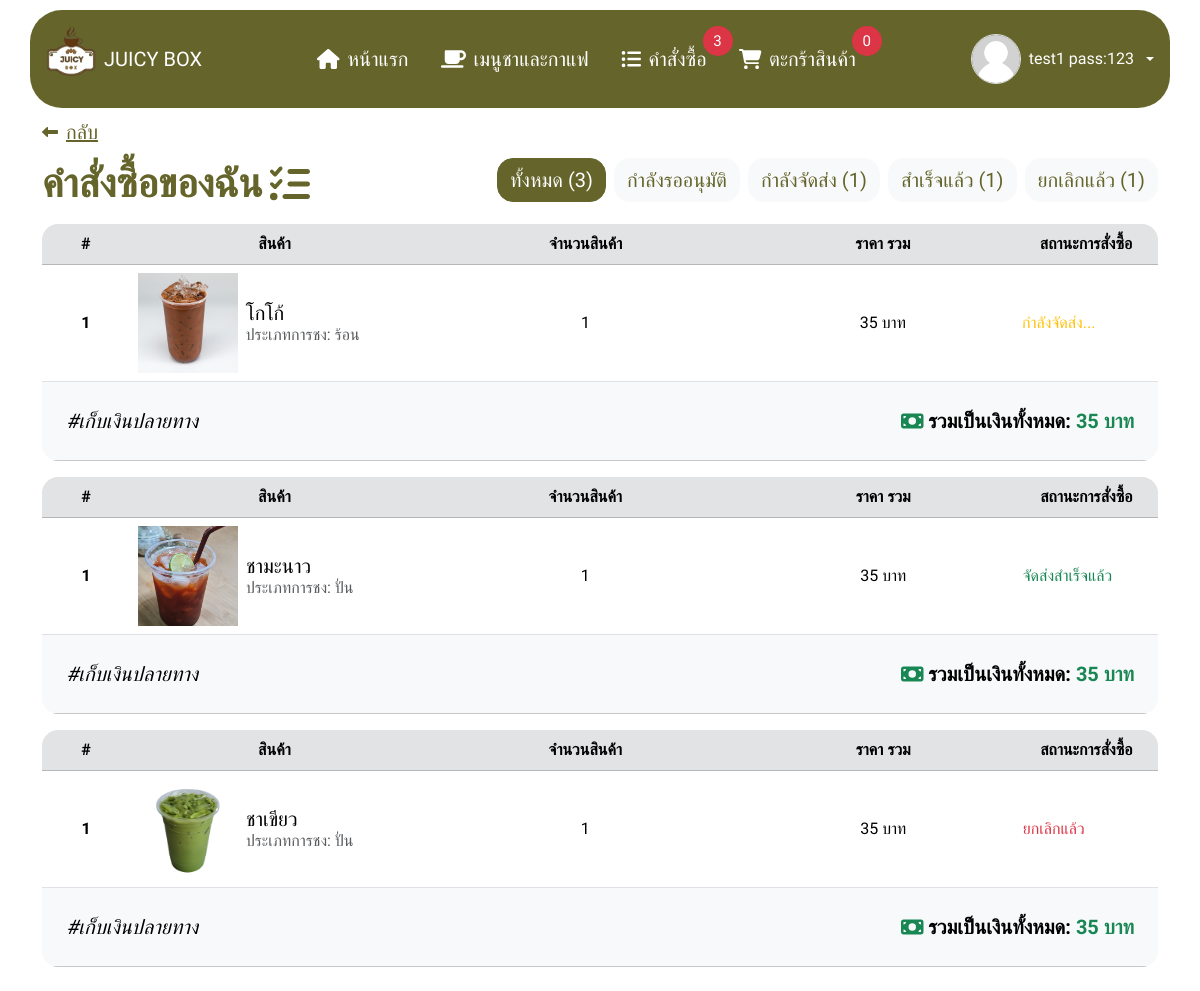
/pages/orders.php?tabs=all (signed in), run on the app's committed database.
### tables this page shows
CREATE TABLE `users` (
  `user_id` int NOT NULL,
  `firstname` varchar(150) DEFAULT NULL,
  `lastname` varchar(150) NOT NULL,
  `tel` varchar(10) DEFAULT NULL,
  `email` varchar(150) NOT NULL,
  `password` varchar(150) NOT NULL,
  `profile_image` varchar(255) NOT NULL,
  `address` varchar(255) DEFAULT NULL,
  `role` enum('user','admin') NOT NULL DEFAULT 'user',
  `created_at` timestamp NOT NULL DEFAULT CURRENT_TIMESTAMP
);

CREATE TABLE `orders` (
  `order_id` int NOT NULL,
  `oders_json` text NOT NULL,
  `user_id` int NOT NULL,
  `status` enum('waiting','delivering','canceled','successfully') NOT NULL DEFAULT 'waiting',
  `create_at` timestamp NOT NULL DEFAULT CURRENT_TIMESTAMP
);

CREATE TABLE `products` (
  `product_id` int NOT NULL,
  `name` varchar(255) NOT NULL,
  `detail` varchar(255) NOT NULL,
  `drink_type` tinytext NOT NULL,
  `price` int NOT NULL,
  `product_image` varchar(255) NOT NULL,
  `create_at` timestamp NOT NULL DEFAULT CURRENT_TIMESTAMP
);

### src/pages/orders.php (the view, shortened to what this page needs)
<?php
$user_id = isset($_SESSION["user_login"]) ? $_SESSION["user_login"] : (isset($_SESSION["admin_login"]) ? msg("ไม่สามารถไปยังหน้า Cart ได้", "warning", "../admin/") : msg("กรุณาเข้าสู่ระบบก่อน!", "warning", "./login.php"));
if ($user_id) {
    $row = sql("SELECT * FROM `users` WHERE `user_id` = ?", [$user_id])->fetch(PDO::FETCH_ASSOC);
}
?>
<!DOCTYPE html>
<html lang="en">
<head>
    <?php require_once __DIR__ . "/../lib/link.php"; ?>
</head>
<body>
    <?php require_once __DIR__ . "/../components/navbar.php"; ?>
    <div class="p-2">
        <div class="container " style="margin-top: 7rem;">
            <div class="d-flex justify-content-start">
                <a href="../" class="d-flex align-items-center text-primary gap-2">
                    <i class="fa-solid fa-left-long"></i>
                    <h5>กลับ</h5>
                </a>
            </div>
            <div class="d-flex justify-content-between align-items-center flex-wrap">
                <h4 class="d-flex align-items-center my-3 fw-semibold fs-1 text-primary">คำสั่งซื้อของฉัน <i class="fa-solid fa-list-check ms-2"></i></h4>
                <?php
                $ordersTabsName = [
                    "all",
                    "waiting",
                    "delivering",
                    "successfully",
                    "canceled",
                ];
                ?>
                <div class="d-flex justify-content-center mb-2">
                    <ul class="m-0 p-0 list-unstyled d-flex flex-row flex-wrap gap-2 justify-content-center">
                        <?php
                        foreach ($ordersTabsName as $index => $tabname) { ?>
                            <a href="/pages/orders.php?tabs=<?= $tabname; ?>" class="text-decoration-none fs-5 fw-medium btn rounded-4 <?= isset($_GET["tabs"]) && $_GET["tabs"] == $tabname ? "text-white btn-primary" : "btn-light text-primary" ?>">
                                <li>
                                    <?php
                                    $countAllOrders = sql("SELECT COUNT(*) as countAllOrders FROM `orders` WHERE `user_id` = ?", [$row["user_id"]])->fetch()["countAllOrders"];
                                    $countStatus = sql("SELECT COUNT(*) as countStatus FROM `orders` WHERE `user_id` = ? AND `status` = ?", [$row['user_id'], $tabname])->fetch()['countStatus'];
                                    echo $tabname == "all" ? "ทั้งหมด ($countAllOrders)" : ($tabname == "waiting" ? "กำลังรออนุมัติ" : ($tabname == "delivering" ? "กำลังจัดส่ง" : ($tabname == "successfully" ? "สำเร็จแล้ว" : ($tabname == "canceled" ? "ยกเลิกแล้ว" : ""))));
                                    echo $countStatus != 0 ? " ($countStatus)" : null;
                                    ?>
                                </li>
                            </a>
                        <?php } ?>
                    </ul>
                </div>
            </div>
            <?php
            $pramsTabs = isset($_GET["tabs"]) && $_GET["tabs"] != "all" ? $_GET["tabs"] . "%" : "%";
            $items = sql("SELECT * FROM `orders` WHERE user_id = ? AND status LIKE '$pramsTabs' ORDER BY `create_at` DESC", [$row['user_id']]);
            if ($items->rowCount() > 0) {
                while ($item = $items->fetch()) { ?>
                    <div class="mb-3 rounded-4 table-responsive text-nowrap">
                        <table class="table m-0">
                            <thead class="table-secondary text-center">
                                <tr>
                                    <th scope="col" style="width: 100px;">#</th>
                                    <th scope="col" style="width: 300px;">สินค้า</th>
                                    <th scope="col" style="width: 380px;">จำนวนสินค้า</th>
                                    <th scope="col" style="width: 300px;">ราคา รวม</th>
                                    <th scope="col" style="width: 150px;">สถานะการสั่งซื้อ</th>
                                </tr>
                            </thead>
                            <tbody class="text-center">
                                <?php
                                $oders_json = json_decode($item["oders_json"], true);
                                $orderItem = 1;
                                foreach ($oders_json["carts"] as $order) {
                                    $product = sql("SELECT * FROM `products` WHERE product_id = ?", [$order["product_id"]])->fetch(); ?>
                                    <tr class="align-middle">
                                        <th scope="row"><?= $orderItem; ?></th>
                                        <td>
                                            <div class="d-flex align-items-center gap-2">
                                                <img src="<?= pathImage($product["product_image"], "product_images"); ?>" width="100px" height="100px" class="object-fit-cover rounded-3">
                                                <div class="d-flex flex-column align-items-start">
                                                    <h5><?= $product["name"] ?></h5>
                                                    <h6 class="text-muted">ประเภทการชง: <?= $order["drink_type"] ?></h6>
                                                </div>
                                            </div>
                                        </td>
                                        <td>
                                            <div class="d-flex align-items-center justify-content-center">
                                                <?= $order["amount"]; ?>
                                            </div>
                                        </td>
                                        <td><?= formatNumberWithComma($product["price"] * $order["amount"]); ?> บาท</td>
                                        <td>
                                            <div class="d-flex align-items-center gap-1 <?= $item["status"] == "waiting" ? "text-primary" : ($item["status"] == "canceled" ? "text-danger" : ($item["status"] == "successfully" ? "text-success" : ($item["status"] == "delivering" ? "text-warning" : null))) ?>">
                                                <?= $item["status"] == "waiting" ? "กำลังรออนุมัติ <div class='spinner-border' style='width:20px;height:20px' role='status'></div>" : ($item["status"] == "canceled" ? "ยกเลิกแล้ว" : ($item["status"] == "successfully" ? "จัดส่งสำเร็จแล้ว" : ($item["status"] == "delivering" ? "กำลังจัดส่ง... <div class='spinner-grow' style='width:20px;height:20px' role='status'></div>" : null))) ?>
                                            </div>
                                        </td>
                                    </tr>
                                <?php $orderItem++;
                                } ?>
                            </tbody>
                            <tfoot>
                                <tr class="table-light">
                                    <th colspan="5" class="p-4 fs-5">
                                        <div class="d-flex justify-content-between">
                                            <div class="fst-italic fw-light">#เก็บเงินปลายทาง</div>
                                            <div>
                                                <i class="fa-solid fa-money-bill text-success"></i>
                                                รวมเป็นเงินทั้งหมด:
                                                <span class="text-success"><?= formatNumberWithComma($oders_json["totalPrice"]); ?> บาท</span>
                                            </div>
                                        </div>
                                    </th>
                                </tr>
                            </tfoot>
                        </table>
                    </div>
                <?php }
            } else { ?>
                <div class="d-flex justify-content-center mt-5">
                    <h4 class="text-muted">ยังไม่มีข้อมูล..</h4>
                </div>
            <?php } ?>
        </div>
    </div>
</body>
</html>

### src/components/navbar.php (shortened to what this page needs)
<nav class="w-100 position-fixed z-2">
    <div class="container d-flex p-3 align-items-center gap-2 justify-content-between flex-wrap rounded-5" id="navbar">
        <a href="/" class="text-white text-decoration-none d-flex align-items-center gap-2">
            <img src="<?= pathImage("logo.png", "web") ?>" width="50px" height="50px" class="object-fit-cover mb-3">
            <h5>JUICY BOX</h5>
        </a>
        <?php if (isset($_SESSION["user_login"])) {
        ?>
            <div class="dropdown ms-auto">
                <div class="d-flex gap-2 align-items-center dropdown-toggle text-white cursor-pointer" data-bs-toggle="dropdown">
                    <img src="<?= pathImage($row["profile_image"]) ?>" width="50px" height="50px" class="rounded-circle border">
                    <div class="fs-6">
                        <?= $row["firstname"] ?> <?= $row["lastname"] ?>
                    </div>
                </div>
            </div>
        <?php } ?>
    </div>
</nav>

### data on the page
users: profile_image (picture), firstname "test1", lastname "pass:123"
orders: oders_json "35"
products: product_image (picture), name "โกโก้", drink_type "ร้อน", amount "1", formatNumberWithComma($product['price']*$order['amount']) "35", shows "กำลังจัดส่ง..."
orders: oders_json "35"
products: product_image (picture), name "ชามะนาว", drink_type "ปั่น", amount "1", formatNumberWithComma($product['price']*$order['amount']) "35", shows "จัดส่งสำเร็จแล้ว"
orders: oders_json "35"
products: product_image (picture), name "ชาเขียว", drink_type "ปั่น", amount "1", formatNumberWithComma($product['price']*$order['amount']) "35", shows "ยกเลิกแล้ว"

### other printed values
$countAllOrders "3"
$countStatus "1"
